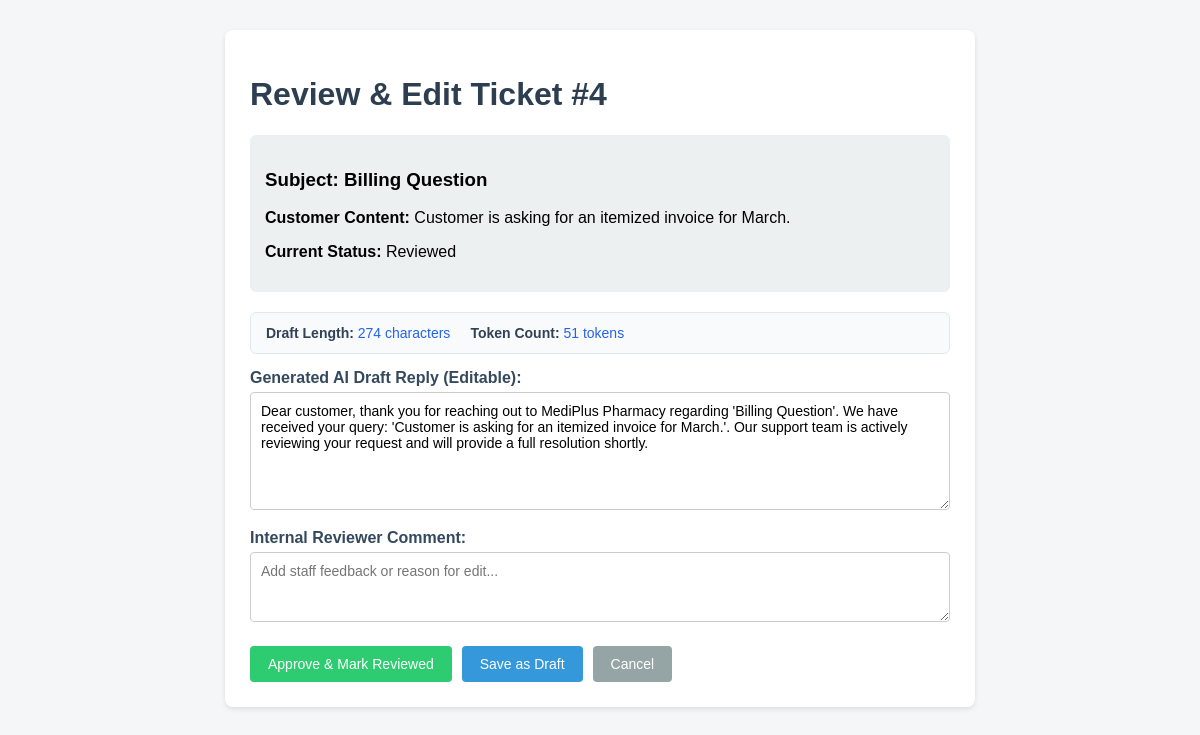
The app's page /review/4 with its own data.
### tables this page shows
CREATE TABLE tickets (
            id INTEGER PRIMARY KEY AUTOINCREMENT,
            subject TEXT NOT NULL,
            content TEXT NOT NULL
        , draft_reply TEXT, status TEXT DEFAULT 'Draft', comment TEXT, draft_length INTEGER DEFAULT 0, token_count INTEGER DEFAULT 0);

### app.py (the view, shortened to what this page needs)
@app.route('/review/<int:ticket_id>', methods=['GET', 'POST'])
def review_ticket(ticket_id):
    init_db()
    conn = sqlite3.connect(DB_NAME)
    cursor = conn.cursor()
    cursor.execute("SELECT id, subject, content, draft_reply, status, comment, draft_length, token_count FROM tickets WHERE id = ?", (ticket_id,))
    ticket = cursor.fetchone()
    conn.close()
    if not ticket:
        return "Ticket not found", 404
    return render_template('review.html', ticket=ticket)

### templates/review.html (shortened to what this page needs)
<!DOCTYPE html>
<html lang="en">
<head>
</head>
<body>
<div class="container">
    <h1>Review & Edit Ticket #{{ ticket[0] }}</h1>
    <div class="ticket-info">
        <h3>Subject: {{ ticket[1] }}</h3>
        <p><strong>Customer Content:</strong> {{ ticket[2] }}</p>
        <p><strong>Current Status:</strong> <span>{{ ticket[4] }}</span></p>
    </div>
    <div class="metrics-card">
        <div class="metric-item">Draft Length: <span class="metric-value">{{ ticket[6] or 0 }} characters</span></div>
        <div class="metric-item">Token Count: <span class="metric-value">{{ ticket[7] or 0 }} tokens</span></div>
    </div>
    <form action="/review/{{ ticket[0] }}" method="post">
        <label for="draft_reply">Generated AI Draft Reply (Editable):</label>
        <textarea id="draft_reply" name="draft_reply" rows="6" required>{{ ticket[3] or '' }}</textarea>
        <label for="comment">Internal Reviewer Comment:</label>
        <textarea id="comment" name="comment" rows="3" placeholder="Add staff feedback or reason for edit...">{{ ticket[5] or '' }}</textarea>
        <div class="btn-group">
            <button type="submit" name="action" value="approve" class="btn btn-approve">Approve & Mark Reviewed</button>
            <button type="submit" name="action" value="save" class="btn btn-save">Save as Draft</button>
            <a href="/" class="btn btn-cancel">Cancel</a>
        </div>
    </form>
</div>
</body>
</html>

### templates/review.html (style rules this page uses)
body { font-family: Arial, sans-serif; margin: 30px; background-color: #f4f6f8; }
.container { max-width: 700px; margin: 0 auto; background: white; padding: 25px; border-radius: 8px; box-shadow: 0 2px 5px rgba(0,0,0,0.1); }
h1 { color: #2c3e50; }
.ticket-info { background: #ecf0f1; padding: 15px; border-radius: 6px; margin-bottom: 20px; }
.metrics-card { background: #f8fafc; border: 1px solid #e2e8f0; border-radius: 6px; padding: 12px 15px; margin-bottom: 15px; display: flex; gap: 20px; }
.metric-item { font-size: 14px; font-weight: bold; color: #334155; }
.metric-value { color: #2563eb; font-weight: normal; }
label { font-weight: bold; display: block; margin-top: 15px; margin-bottom: 5px; color: #34495e; }
textarea { width: 100%; padding: 10px; border-radius: 4px; border: 1px solid #ccc; font-family: inherit; font-size: 14px; box-sizing: border-box; }
.btn-group { margin-top: 20px; display: flex; gap: 10px; }
.btn { padding: 10px 18px; border: none; border-radius: 4px; color: white; cursor: pointer; text-decoration: none; font-size: 14px; }
.btn-approve { background-color: #2ecc71; }
.btn-save { background-color: #3498db; }
.btn-cancel { background-color: #95a5a6; }

### records on screen
tickets: id "4", subject "Billing Question", content "Customer is asking for an itemized invoice for March.", status "Reviewed", draft_length "274", token_count "51", draft_reply "Dear customer, thank you for reaching out to MediPlus Pharmacy regarding 'Billing Question'. We have received your query: 'Customer is asking for an itemized invoice for March.'. Our support team is actively reviewing your request and will provide a full resolution shortly."
